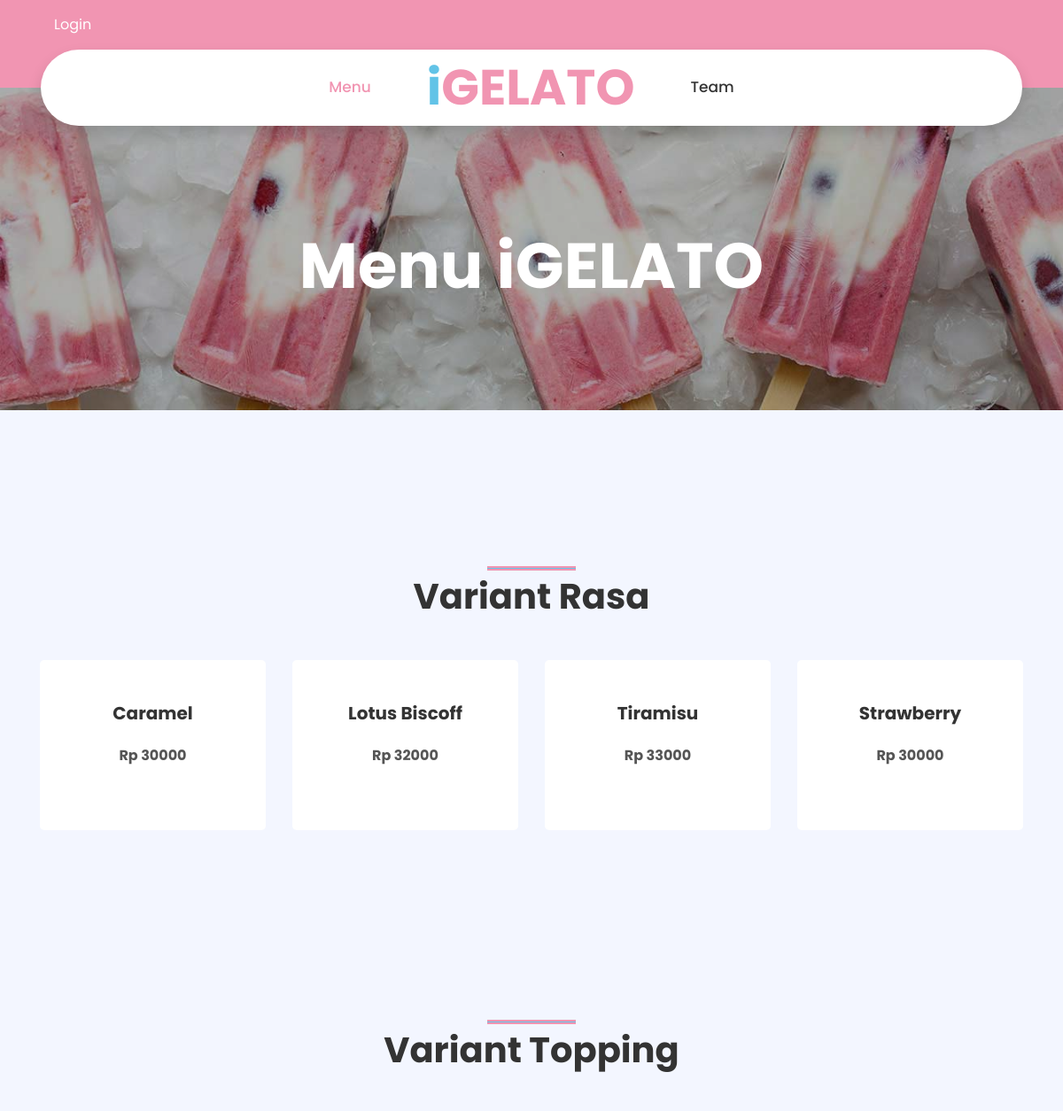
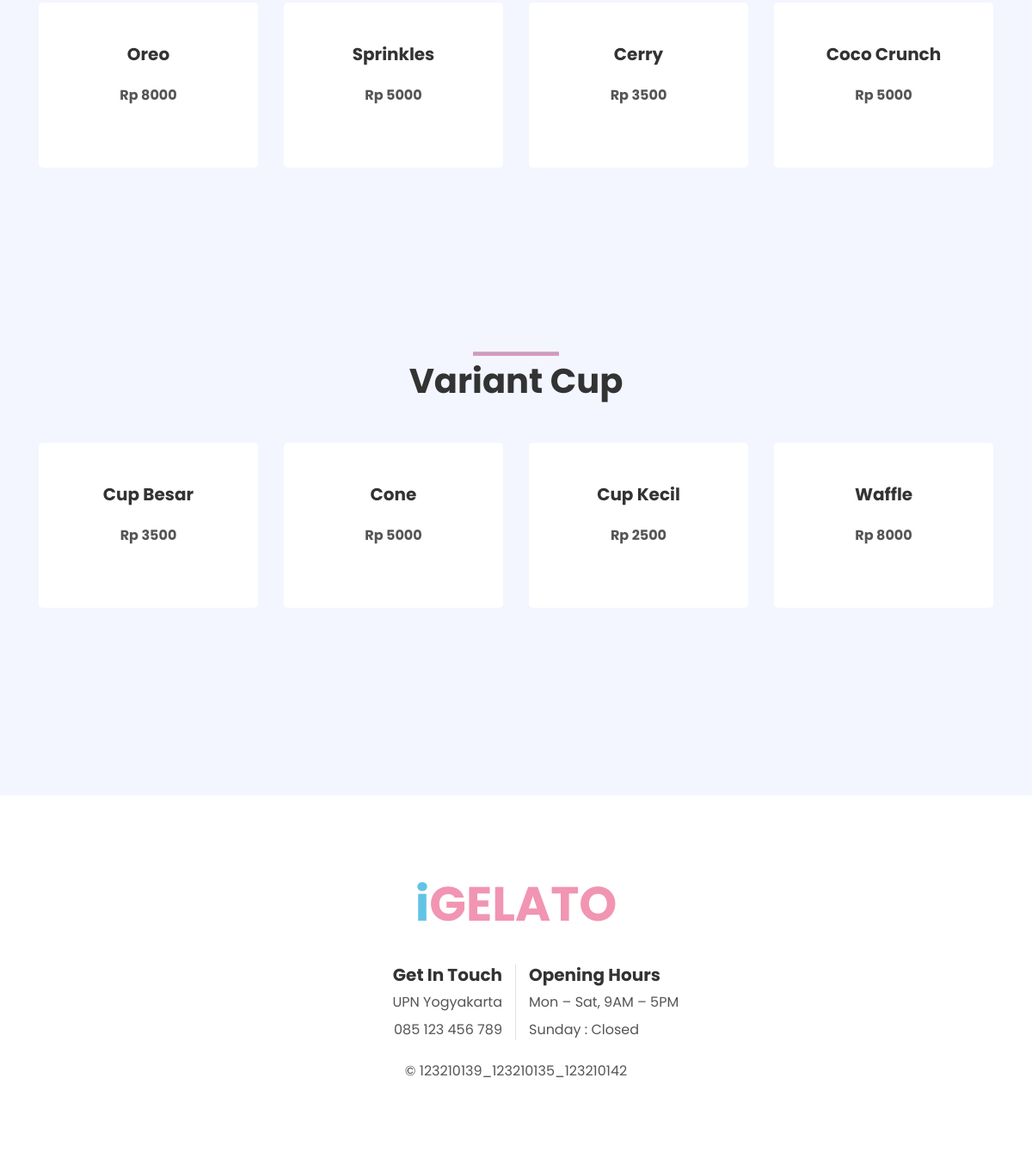
Page /menu.php on the committed database (2 pictures, top to bottom).
### tables this page shows
CREATE TABLE `rasa` (
  `id_rasa` int(11) NOT NULL,
  `rasa` varchar(20) NOT NULL,
  `harga_rasa` int(11) NOT NULL
);

CREATE TABLE `topping` (
  `id_topping` int(11) NOT NULL,
  `topping` varchar(20) NOT NULL,
  `harga_topping` int(11) NOT NULL
);

CREATE TABLE `wadah` (
  `id_wadah` int(11) NOT NULL,
  `wadah` varchar(20) NOT NULL,
  `harga_wadah` int(11) NOT NULL
);

### menu.php (the view, shortened to what this page needs)
<!DOCTYPE html>
<html lang="en">
<head>
    <link href="https://cdnjs.cloudflare.com/ajax/libs/font-awesome/5.10.0/css/all.min.css" rel="stylesheet">
    <link href="lib/owlcarousel/assets/owl.carousel.min.css" rel="stylesheet">
    <link href="lib/lightbox/css/lightbox.min.css" rel="stylesheet">
    <link href="css/style.css" rel="stylesheet">
</head>
<body>
    <div class="container-fluid bg-primary py-3 d-none d-md-block">
        <div class="container">
            <div class="row">
                <div class="col-md-6 text-center text-lg-left mb-2 mb-lg-0">
                    <div class="d-inline-flex align-items-center">
                        <a class="text-white px-3" href="login.php">Login</a>
                    </div>
                </div>
            </div>
        </div>
    </div>
    <div class="container-fluid position-relative nav-bar p-0">
        <div class="container-lg position-relative p-0 px-lg-3" style="z-index: 9;">
            <nav class="navbar navbar-expand-lg bg-white navbar-light shadow p-lg-0">
                <div class="collapse navbar-collapse justify-content-between" id="navbarCollapse">
                    <div class="navbar-nav ml-auto py-0">
                        <a href="menu.php" class="nav-item nav-link active">Menu</a>
                    </div>
                    <a href="index.html" class="navbar-brand mx-5 d-none d-lg-block">
                        <h1 class="m-0 display-4 text-primary"><span class="text-secondary">i</span>GELATO</h1>
                    </a>
                    <div class="navbar-nav mr-auto py-0">
                        <a href="team.html" class="nav-item nav-link">Team</a>
                    </div>
                </div>
            </nav>
        </div>
    </div>
    <div class="jumbotron jumbotron-fluid page-header" style="margin-bottom: 90px;">
        <div class="container text-center py-5">
            <h1 class="text-white display-3 mt-lg-5">Menu iGELATO</h1>
        </div>
    </div>
    <div class="container-fluid py-5">
        <div class="container py-5">
            <div class="row justify-content-center">
                <div class="col-lg-6">
                    <h1 class="section-title position-relative text-center mb-5">Variant Rasa</h1>
                </div>
            </div>
            <div class="row">
                <?php
                include 'koneksi.php';
                $sql    = "SELECT * FROM rasa";
                $query  = mysqli_query($connect, $sql);
                while ($data = mysqli_fetch_array($query)) {
                ?>
                    <div class="col-lg-3 col-md-6 mb-4 pb-2">
                        <div class="product-item d-flex flex-column align-items-center text-center bg-light rounded py-5 px-3">
                            <h5 class="font-weight-bold mb-4"><?= $data['rasa']; ?></h5>
                            <p class="font-weight-bold mb-4">Rp <?= $data['harga_rasa']; ?></p>
                        </div>
                    </div>
                <?php }    ?>
            </div>
        </div>
    </div>
    <div class="container-fluid py-5">
        <div class="container py-5">
            <div class="row justify-content-center">
                <div class="col-lg-6">
                    <h1 class="section-title position-relative text-center mb-5">Variant Topping</h1>
                </div>
            </div>
            <div class="row">
                <?php
                include 'koneksi.php';
                $sql    = "SELECT * FROM topping";
                $query  = mysqli_query($connect, $sql);
                while ($data = mysqli_fetch_array($query)) {
                ?>
                    <div class="col-lg-3 col-md-6 mb-4 pb-2">
                        <div class="product-item d-flex flex-column align-items-center text-center bg-light rounded py-5 px-3">
                            <h5 class="font-weight-bold mb-4"><?= $data['topping']; ?></h5>
                            <p class="font-weight-bold mb-4">Rp <?= $data['harga_topping']; ?></p>
                        </div>
                    </div>
                <?php }    ?>
            </div>
        </div>
    </div>
    <div class="container-fluid py-5">
        <div class="container py-5">
            <div class="row justify-content-center">
                <div class="col-lg-6">
                    <h1 class="section-title position-relative text-center mb-5">Variant Cup</h1>
                </div>
            </div>
            <div class="row">
                <?php
                include 'koneksi.php';
                $sql    = "SELECT * FROM wadah";
                $query  = mysqli_query($connect, $sql);
                while ($data = mysqli_fetch_array($query)) {
                ?>
                    <div class="col-lg-3 col-md-6 mb-4 pb-2">
                        <div class="product-item d-flex flex-column align-items-center text-center bg-light rounded py-5 px-3">
                            <h5 class="font-weight-bold mb-4"><?= $data['wadah']; ?></h5>
                            <p class="font-weight-bold mb-4">Rp <?= $data['harga_wadah']; ?></p>
                        </div>
                    </div>
                <?php }    ?>
            </div>
        </div>
    </div>
    <div class="container-fluid footer bg-light py-5" style="margin-top: 90px;">
        <div class="container text-center py-5">
            <div class="row">
                <div class="col-12 mb-4">
                    <a href="index.html" class="navbar-brand m-0">
                        <h1 class="m-0 mt-n2 display-4 text-primary"><span class="text-secondary">i</span>GELATO</h1>
                    </a>
                </div>
                <div class="col-12 mt-2 mb-4">
                    <div class="row">
                        <div class="col-sm-6 text-center text-sm-right border-right mb-3 mb-sm-0">
                            <h5 class="font-weight-bold mb-2">Get In Touch</h5>
                            <p class="mb-2">UPN Yogyakarta</p>
                            <p class="mb-0">085 123 456 789</p>
                        </div>
                        <div class="col-sm-6 text-center text-sm-left">
                            <h5 class="font-weight-bold mb-2">Opening Hours</h5>
                            <p class="mb-2">Mon – Sat, 9AM – 5PM</p>
                            <p class="mb-0">Sunday : Closed</p>
                        </div>
                    </div>
                </div>
                <div class="col-12">
                    <p class="m-0">&copy; 123210139_123210135_123210142</a>
                    </p>
                </div>
            </div>
        </div>
    </div>
</body>
</html>

### rows in the picture
rasa: rasa "Caramel", harga_rasa "30000"
rasa: rasa "Lotus Biscoff", harga_rasa "32000"
rasa: rasa "Tiramisu", harga_rasa "33000"
rasa: rasa "Strawberry", harga_rasa "30000"
topping: topping "Oreo", harga_topping "8000"
topping: topping "Sprinkles", harga_topping "5000"
topping: topping "Cerry", harga_topping "3500"
topping: topping "Coco Crunch", harga_topping "5000"
wadah: wadah "Cup Besar", harga_wadah "3500"
wadah: wadah "Cone", harga_wadah "5000"
wadah: wadah "Cup Kecil", harga_wadah "2500"
wadah: wadah "Waffle", harga_wadah "8000"
